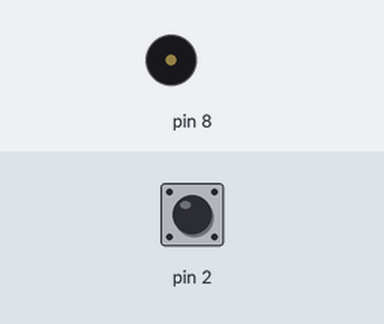
Recording of a sketch running on a simulated Arduino Uno, built with avr-gcc and run on an emulated ATmega328P. On the bench: buzzer (waves = sounding). The inputs (shaded band) are chosen by the test bench; at power-on: pin 2 HIGH.

Above: at 1.2 s.
1.3 s: pin 2 pulled LOW for 1 s
At 1.5 s:
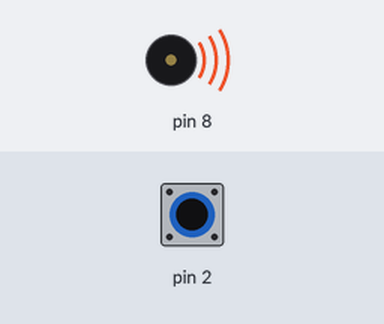
4.3 s: pin 2 pulled LOW for 3.2 s
At 8.5 s:
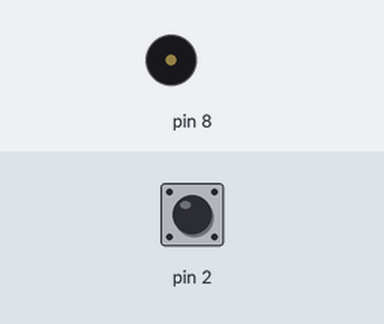
Timing chart, 0 to 10.0 s (numbered marks = the images above; inputs shaded):
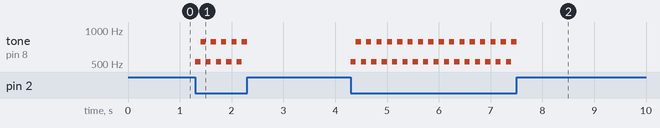

Measured:
- after the input at 1.3 s, tone on pin 8: silent → 523 Hz at once, then repeats every 0.20 s: 784 Hz 0.10 s, 523 Hz 0.10 s, until it stays silent from 2.3 s
- after the input at 4.3 s, tone on pin 8: silent → 523 Hz at once, then repeats every 0.20 s: 784 Hz 0.10 s, 523 Hz 0.10 s, until it stays silent from 7.5 s

The sketch:

week10_2_ardiuno_pin2_switch_tone_8_523_784_delay100.ino
```cpp
//week10_2_ardiuno_pin2_switch_tone_8_523_784_delay100
void setup() {
  pinMode(2,INPUT_PULLUP); //拉高,變成5V,真的按下去,變成0V(GND接地)

} //pin2變成按鈕,可以HIGH高(沒按) 可以LOW低(按)

void loop() {
  if(digitalRead(2)==LOW){ //如果pin2有按下去
    tone(8,523,100); //發出523的DO
    delay(100);
    tone(8,784,100); //發出784的SO
    delay(100);
  }

}
```
